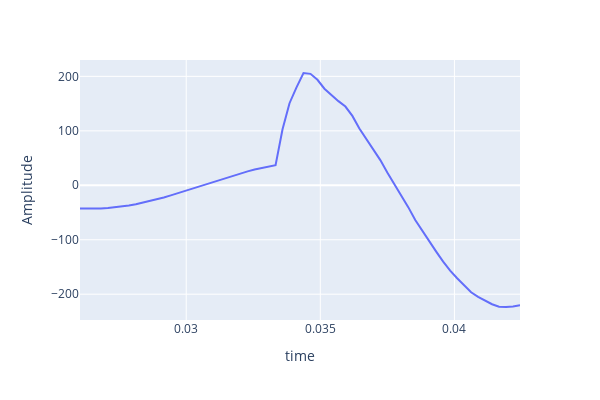
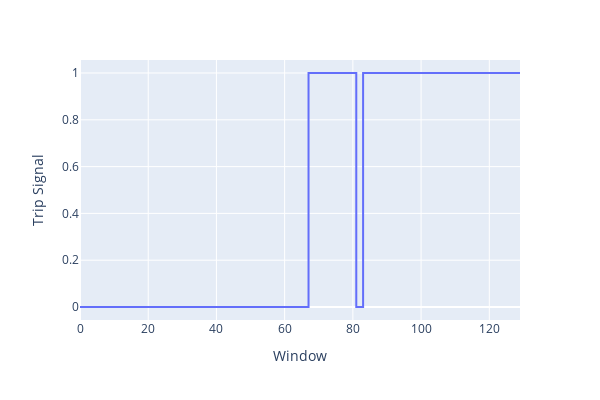

The code cell stored with these charts, in order, in its notebook:
### Code cell
def update_fig(fig):
    fig.update_traces(line_color="#EEEEEE", line_width=2)
    fig.update_layout(
        paper_bgcolor="#222831",
        plot_bgcolor="#393E46",
        font_color="whitesmoke",
    )
    fig.update_xaxes(showgrid=True, gridwidth=1, gridcolor="#32E0C4")
    fig.update_yaxes(showgrid=True, gridwidth=1, gridcolor="#32E0C4")


signal, t = dataset.__getitem__(2440, data_plot=True)
# print(f"Window index: {sample_df.query('indices == 196').index[0]}")
fig = px.line(
    x=t,
    y=signal,
    width=600,
    height=400,
    labels=dict(x="time", y="Amplitude"),
)
# update_fig(fig)
fig.show()
fig = px.line(
    x=sample_df.index,
    y=sample_df["Pred label"],
    width=600,
    height=400,
    labels=dict(x="Window", y="Trip Signal"),
    line_shape="hv",
)
# update_fig(fig)
fig.show()

### Figure 1 — Plotly figure (JSON) as saved in the notebook; plotly's stock layout.template omitted (floating-point values rounded to 4 significant figures)
{"data": [{"hovertemplate": "time=%{x}<br>Amplitude=%{y}<extra></extra>", "legendgroup": "", "line": {"color": "#636efa", "dash": "solid"}, "marker": {"symbol": "circle"}, "mode": "lines", "name": "", "orientation": "v", "showlegend": false, "type": "scatter", "x": [0.02604, 0.0263, 0.02656, 0.02682, 0.02708, 0.02734, 0.0276, 0.02786, 0.02812, 0.02838, 0.02864, 0.0289, 0.02916, 0.02943, 0.02969, 0.02995, 0.03021, 0.03047, 0.03073, 0.03099, 0.03125, 0.03151, 0.03177, 0.03203, 0.03229, 0.03255, 0.03281, 0.03307, 0.03333, 0.03359, 0.03385, 0.03411, 0.03437, 0.03463, 0.03489, 0.03515, 0.03541, 0.03567, 0.03594, 0.0362, 0.03646, 0.03672, 0.03698, 0.03724, 0.0375, 0.03776, 0.03802, 0.03828, 0.03854, 0.0388, 0.03906, 0.03932, 0.03958, 0.03984, 0.0401, 0.04036, 0.04062, 0.04088, 0.04114, 0.0414, 0.04166, 0.04192, 0.04218, 0.04245], "xaxis": "x", "y": [-42.69, -43.14, -43.24, -42.77, -41.89, -40.59, -39.0, -37.11, -34.9, -32.09, -29.0, -25.71, -22.29, -18.54, -14.51, -10.38, -6.288, -2.115, 2.005, 6.185, 10.36, 14.4, 18.25, 21.94, 25.49, 28.85, 31.83, 34.51, 36.86, 103.0, 150.7, 179.8, 206.2, 204.6, 193.8, 177.4, 165.3, 154.5, 144.5, 127.4, 104.2, 85.59, 65.58, 46.2, 23.51, 2.25, -18.38, -40.12, -63.66, -83.57, -102.1, -121.8, -140.3, -156.7, -170.8, -184.3, -196.6, -205.1, -212.2, -218.5, -222.9, -223.5, -222.4, -220.1], "yaxis": "y"}], "layout": {"height": 400, "legend": {"tracegroupgap": 0}, "margin": {"t": 60}, "width": 600, "xaxis": {"anchor": "y", "domain": [0, 1], "title": {"text": "time"}}, "yaxis": {"anchor": "x", "domain": [0, 1], "title": {"text": "Amplitude"}}}}

### Figure 2 — Plotly figure (JSON) as saved in the notebook; plotly's stock layout.template omitted (floating-point values rounded to 4 significant figures; data arrays with more than 128 entries replaced by an {"elided": "..."} marker saying what was removed)
{"data": [{"hovertemplate": "Window=%{x}<br>Trip Signal=%{y}<extra></extra>", "legendgroup": "", "line": {"color": "#636efa", "dash": "solid", "shape": "hv"}, "marker": {"symbol": "circle"}, "mode": "lines", "name": "", "orientation": "v", "showlegend": false, "type": "scatter", "x": {"elided": "130 int values"}, "xaxis": "x", "y": {"elided": "130 int values"}, "yaxis": "y"}], "layout": {"height": 400, "legend": {"tracegroupgap": 0}, "margin": {"t": 60}, "width": 600, "xaxis": {"anchor": "y", "domain": [0, 1], "title": {"text": "Window"}}, "yaxis": {"anchor": "x", "domain": [0, 1], "title": {"text": "Trip Signal"}}}}
